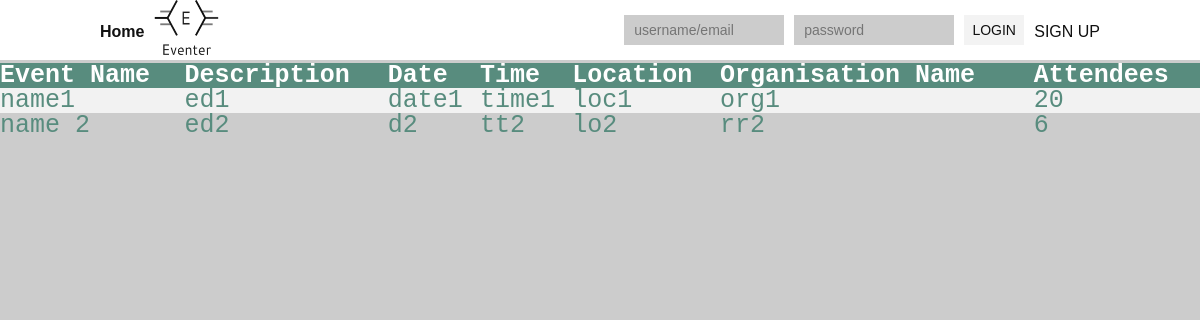
The page /viewevent.php on the database its author committed.
### tables this page shows
CREATE TABLE `events` (
  `event_id` int(11) NOT NULL,
  `event_name` varchar(256) NOT NULL,
  `event_location` varchar(256) NOT NULL,
  `event_date` varchar(256) NOT NULL,
  `event_time` varchar(256) NOT NULL,
  `event_description` varchar(256) NOT NULL,
  `orgname` varchar(256) NOT NULL,
  `attendees` int(11) NOT NULL
);

### viewevent.php (the view, shortened to what this page needs)
<!DOCTYPE html>
<html>
<head>
  <?php
  include 'header.php';
?>
</head>
<body>
 <table>
 <tr>
  <th>Event Name</th>
  <th>Description</th>
  <th>Date</th>
  <th>Time</th>
  <th>Location</th>
  <th>Organisation Name</th>
  <th>Attendees</th>
 </tr>
 <?php
$conn = mysqli_connect("localhost", "root", "", "loginsystem");
  $sql = "SELECT event_id, event_name, event_location, event_date, event_time, event_description, orgname, attendees FROM events";
  $result = $conn->query($sql);
  if ($result->num_rows > 0) {
   while($row = $result->fetch_assoc()) {
    echo "<tr><td>". $row["event_name"]. "<td>" . $row["event_description"]. "</td><td>" . $row["event_date"]. "</td><td>" . $row["event_time"]. "</td><td>" . $row["event_location"]. "</td><td>" . $row["orgname"] . "</td><td>" . $row["attendees"]. "</td></tr>";
}
echo "</table>";
} else { echo "0 results"; }
?>
</body>
</html>

### header.php (shortened to what this page needs)
<!DOCTYPE html>
<html>
<head>
	<link rel="stylesheet" type="text/css" href="main.css">
</head>
<body>
<header>
	<nav>
		<div class="main-wrapper">
			<ul>
				<li><a href="index.php"><h2>Home</h2></a></li>
			</ul>
			<div>
			<ul>
				<li><img src="logo.png" alt="logo" width="85" height="55"></li>
			</ul>
			</div>
			<div class="nav-login">
				<?php
					if (isset($_SESSION['u_id'])) {
						echo '
							<form action="includes/logout.inc.php" method="POST">
							<button type="submit" name="submit">Logout</button>
							</form>
							';
					} else{
						echo '
							<form action="includes/login.inc.php" method="POST">
							<input type="text" name="uid" placeholder="username/email">
							<input type="password" name="pwd" placeholder="password">
							<button type="submit" name="submit">LOGIN</button>
							</form>
							<a href="signup.php">SIGN UP</a>
							';
						}
				?>
			</div>
		</div>
	</nav>
</header>

### main.css (style rules this page uses)
html, body, div, span, object, iframe, h1, h2, h3, h4, h5, h6, p, blockquote, pre, abbr, address, cite, code, del, dfn, em, img, ins, kbd, q, samp, small, strong, sub, sup, var, b, i, dl, dt, dd, ol, ul, li, fieldset, form, label, legend, table, caption, tbody, tfoot, thead, tr, th, td, article, aside, canvas, details, figcaption, figure, footer, header, hgroup, menu, nav, section, summary, time, mark, audio, video { margin:0; padding:0; border:0; outline:0; font-size:100%; vertical-align:baseline; background:transparent; }
body { line-height:1; }
article,aside,details,figcaption,figure, footer,header,hgroup,menu,nav,section { display:block; }
nav ul { list-style:none; }
a { margin:0; padding:0; font-size:100%; vertical-align:baseline; background:transparent; }
table { border-collapse:collapse; border-spacing:0; }
input, select { vertical-align:middle; }
.main-wrapper { margin: 0 auto; width: 1000px; }
a { text-decoration: none; }
body { background-color: #ccc; }
header nav { width: 100%; height: 60px; background-color: #fff; }
header nav ul { float: left; }
header nav ul li { float: left; list-style-type: none; }
header nav ul li a { font-family: arial; font-size: 16px; color: #111; line-height: 63px; }
header .nav-login { float: right; }
header .nav-login form { float: left; padding-top: 15px; }
header .nav-login form input { float: left; width: 140px; height: 30px; padding: 0px 10px; margin-right: 10px; border:none; background-color: #ccc; font-family: arial; font-size: 14px; color: #111; line-height: 30px; }
header .nav-login form button { float: left; width: 60px; height: 30px; margin-right: 10px; border:none; float: left; background-color: #f3f3f3; font-family: arial; font-size: 14px; color: #111; cursor: pointer; }
header .nav-login a { display: inline; width: 60px; height: 60px; border: none; background-color: #fff; font-family: arial; font-size: 16px; color: #111; line-height: 63px; cursor: pointer; }

### viewevent.php (style rules this page uses)
table { border-collapse: collapse; width: 100%; color: #588c7e; font-family: monospace; font-size: 25px; text-align: left; }
th { background-color: #588c7e; color: white; }
tr:nth-child(even) { background-color: #f2f2f2 }

### rows shown on the page
events: event_name "name1", event_description "ed1", event_date "date1", event_time "time1", event_location "loc1", orgname "org1", attendees "20"
events: event_name "name 2", event_description "ed2", event_date "d2", event_time "tt2", event_location "lo2", orgname "rr2", attendees "6"
